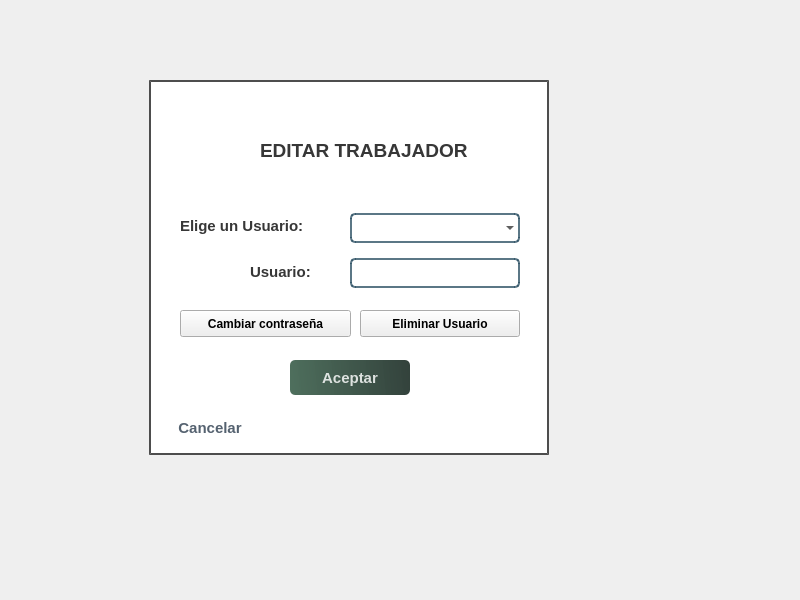
<?xml version="1.0" encoding="UTF-8"?>
<ui version="4.0">
 <class>MainWindow</class>
 <widget class="QMainWindow" name="MainWindow">
  <property name="geometry">
   <rect>
    <x>0</x>
    <y>0</y>
    <width>800</width>
    <height>600</height>
   </rect>
  </property>
  <property name="windowTitle">
   <string>MainWindow</string>
  </property>
  <widget class="QWidget" name="centralwidget">
   <widget class="QWidget" name="widget" native="true">
    <property name="geometry">
     <rect>
      <x>30</x>
      <y>30</y>
      <width>550</width>
      <height>500</height>
     </rect>
    </property>
    <property name="styleSheet">
     <string notr="true">QPushButton#pushButton {
    background-color: qlineargradient(spread: pad, x1: 0, y1: 0.505682, x2: 1, y2: 0.477, stop: 0 rgba(49, 87, 66, 219), stop: 1 rgba(25, 42, 35, 226));
    color: rgba(255, 255, 255, 210);
    border-radius: 5px;
}

QPushButton#pushButton:hover {
    background-color: qlineargradient(spread: pad, x1: 0, y1: 0.505682, x2: 1, y2: 0.477, stop: 0 rgba(38, 66, 50, 219), stop: 1 rgba(19, 31, 26, 226));
}

QPushButton#pushButton:pressed {
    padding-left: 5px;
    padding-top: 5px;
    background-color: rgba(38, 66, 50, 255);
}

QPushButton#pushButton:pressed {
    padding-left: 5px;
    padding-top: 5px;
    background-color: rgba(49, 87, 66, 255);
}

QPushButton#pushButton_2 {
    background-color: rgba(0, 0, 0, 0);
    color: rgba(85, 98, 112, 255);
    border-radius: 5px;
}

QPushButton#pushButton_2:hover {
    color: rgba(131, 96, 53, 255);
}

QPushButton#pushButton_3 {
    background-color: qlineargradient(spread: pad, x1: 0, y1: 0.505682, x2: 1, y2: 0.477, stop: 0 rgba(49, 87, 66, 219), stop: 1 rgba(25, 42, 35, 226));
    color: rgba(255, 255, 255, 210);
    border-radius: 5px;
}

QPushButton#pushButton_3:hover {
    background-color: qlineargradient(spread: pad, x1: 0, y1: 0.505682, x2: 1, y2: 0.477, stop: 0 rgba(38, 66, 50, 219), stop: 1 rgba(19, 31, 26, 226));
}

QPushButton#pushButton_3:pressed {
    padding-left: 5px;
    padding-top: 5px;
    background-color: rgba(38, 66, 50, 255);
}

QPushButton#pushButton_3:pressed {
    padding-left: 5px;
    padding-top: 5px;
    background-color: rgba(49, 87, 66, 255);
}

QPushButton#pushButton_4 {
    background-color: qlineargradient(spread: pad, x1: 0, y1: 0.505682, x2: 1, y2: 0.477, stop: 0 rgba(49, 87, 66, 219), stop: 1 rgba(25, 42, 35, 226));
    color: rgba(255, 255, 255, 210);
    border-radius: 5px;
}

QPushButton#pushButton_4:hover {
    background-color: qlineargradient(spread: pad, x1: 0, y1: 0.505682, x2: 1, y2: 0.477, stop: 0 rgba(38, 66, 50, 219), stop: 1 rgba(19, 31, 26, 226));
}

QPushButton#pushButton_4:pressed {
    padding-left: 5px;
    padding-top: 5px;
    background-color: rgba(38, 66, 50, 255);
}

QPushButton#pushButton_4:pressed {
    padding-left: 5px;
    padding-top: 5px;
    background-color: rgba(49, 87, 66, 255);
}</string>
    </property>
    <widget class="QLabel" name="label_3">
     <property name="geometry">
      <rect>
       <x>119</x>
       <y>50</y>
       <width>400</width>
       <height>375</height>
      </rect>
     </property>
     <property name="styleSheet">
      <string notr="true">background-color:rgba(255, 255, 255, 255);
border: 2px solid rgba(0, 0, 0, 0.7);
</string>
     </property>
     <property name="text">
      <string/>
     </property>
    </widget>
    <widget class="QLabel" name="label_4">
     <property name="geometry">
      <rect>
       <x>150</x>
       <y>176</y>
       <width>161</width>
       <height>40</height>
      </rect>
     </property>
     <property name="font">
      <font>
       <pointsize>11</pointsize>
       <weight>75</weight>
       <bold>true</bold>
      </font>
     </property>
     <property name="styleSheet">
      <string notr="true">color:rgba(0, 0, 0, 200);</string>
     </property>
     <property name="text">
      <string>Elige un Usuario:</string>
     </property>
    </widget>
    <widget class="QLineEdit" name="username_le">
     <property name="geometry">
      <rect>
       <x>320</x>
       <y>228</y>
       <width>170</width>
       <height>30</height>
      </rect>
     </property>
     <property name="font">
      <font>
       <pointsize>8</pointsize>
      </font>
     </property>
     <property name="styleSheet">
      <string notr="true">background-color: rgba(0, 0, 0, 0);
    border: 2px solid rgba(46, 82, 101, 200);
    border-radius: 5px;
    color: rgba(0, 0, 0, 240);
    padding: 5px;</string>
     </property>
     <property name="placeholderText">
      <string/>
     </property>
    </widget>
    <widget class="QPushButton" name="pushButton">
     <property name="geometry">
      <rect>
       <x>260</x>
       <y>330</y>
       <width>120</width>
       <height>35</height>
      </rect>
     </property>
     <property name="font">
      <font>
       <pointsize>11</pointsize>
       <weight>75</weight>
       <bold>true</bold>
      </font>
     </property>
     <property name="cursor">
      <cursorShape>PointingHandCursor</cursorShape>
     </property>
     <property name="text">
      <string>Aceptar</string>
     </property>
    </widget>
    <widget class="QLabel" name="label_6">
     <property name="geometry">
      <rect>
       <x>140</x>
       <y>70</y>
       <width>76</width>
       <height>71</height>
      </rect>
     </property>
     <property name="styleSheet">
      <string notr="true">
background-image: url(:/assets/sifabulchiquito.html);</string>
     </property>
     <property name="text">
      <string/>
     </property>
    </widget>
    <widget class="QPushButton" name="pushButton_2">
     <property name="geometry">
      <rect>
       <x>130</x>
       <y>380</y>
       <width>100</width>
       <height>35</height>
      </rect>
     </property>
     <property name="font">
      <font>
       <pointsize>11</pointsize>
       <weight>75</weight>
       <bold>true</bold>
      </font>
     </property>
     <property name="cursor">
      <cursorShape>PointingHandCursor</cursorShape>
     </property>
     <property name="text">
      <string>Cancelar</string>
     </property>
    </widget>
    <widget class="QLabel" name="label_5">
     <property name="geometry">
      <rect>
       <x>220</x>
       <y>222</y>
       <width>81</width>
       <height>40</height>
      </rect>
     </property>
     <property name="font">
      <font>
       <pointsize>11</pointsize>
       <weight>75</weight>
       <bold>true</bold>
      </font>
     </property>
     <property name="styleSheet">
      <string notr="true">color:rgba(0, 0, 0, 200);</string>
     </property>
     <property name="text">
      <string>Usuario:</string>
     </property>
    </widget>
    <widget class="QComboBox" name="workers_cb">
     <property name="geometry">
      <rect>
       <x>320</x>
       <y>183</y>
       <width>170</width>
       <height>30</height>
      </rect>
     </property>
     <property name="styleSheet">
      <string notr="true">background-color: rgba(0, 0, 0, 0);
    border: 2px solid rgba(46, 82, 101, 200);
    border-radius: 5px;
    color: rgba(0, 0, 0, 240);
    padding: 5px;</string>
     </property>
    </widget>
    <widget class="QPushButton" name="change_password_btn">
     <property name="geometry">
      <rect>
       <x>150</x>
       <y>280</y>
       <width>171</width>
       <height>27</height>
      </rect>
     </property>
     <property name="font">
      <font>
       <pointsize>9</pointsize>
       <weight>75</weight>
       <bold>true</bold>
      </font>
     </property>
     <property name="cursor">
      <cursorShape>PointingHandCursor</cursorShape>
     </property>
     <property name="text">
      <string>Cambiar contraseña</string>
     </property>
    </widget>
    <widget class="QPushButton" name="delete_user_btn">
     <property name="geometry">
      <rect>
       <x>330</x>
       <y>280</y>
       <width>160</width>
       <height>27</height>
      </rect>
     </property>
     <property name="font">
      <font>
       <pointsize>9</pointsize>
       <weight>75</weight>
       <bold>true</bold>
      </font>
     </property>
     <property name="cursor">
      <cursorShape>PointingHandCursor</cursorShape>
     </property>
     <property name="text">
      <string>Eliminar Usuario</string>
     </property>
    </widget>
    <widget class="QLabel" name="label_7">
     <property name="geometry">
      <rect>
       <x>230</x>
       <y>80</y>
       <width>261</width>
       <height>81</height>
      </rect>
     </property>
     <property name="font">
      <font>
       <pointsize>14</pointsize>
       <weight>75</weight>
       <bold>true</bold>
      </font>
     </property>
     <property name="styleSheet">
      <string notr="true">color:rgba(0, 0, 0, 200);</string>
     </property>
     <property name="text">
      <string>EDITAR TRABAJADOR</string>
     </property>
    </widget>
   </widget>
  </widget>
 </widget>
 <resources/>
 <connections/>
</ui>
